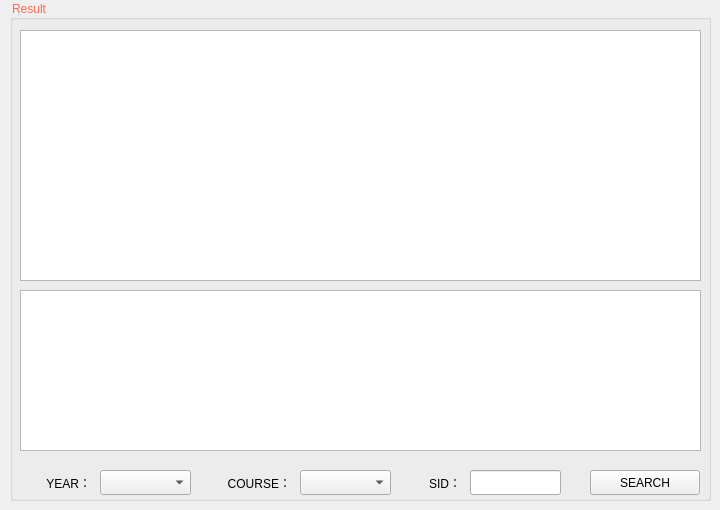
    <widget class="QWidget" name="tab_score">
     <attribute name="title">
      <string>Query Score</string>
     </attribute>
     <widget class="QGroupBox" name="groupBox">
      <property name="geometry">
       <rect>
        <x>10</x>
        <y>0</y>
        <width>701</width>
        <height>501</height>
       </rect>
      </property>
      <property name="styleSheet">
       <string notr="true">color:rgb(255, 106, 80);font: 16pt &quot;微软雅黑&quot;;</string>
      </property>
      <property name="title">
       <string>Result</string>
      </property>
      <widget class="QTableView" name="scoreview">
       <property name="geometry">
        <rect>
         <x>10</x>
         <y>30</y>
         <width>681</width>
         <height>251</height>
        </rect>
       </property>
       <property name="styleSheet">
        <string notr="true">color: rgb(0, 0, 0);font: 10pt &quot;微软雅黑&quot;;</string>
       </property>
       <property name="sortingEnabled">
        <bool>true</bool>
       </property>
       <attribute name="horizontalHeaderDefaultSectionSize">
        <number>80</number>
       </attribute>
       <attribute name="horizontalHeaderMinimumSectionSize">
        <number>75</number>
       </attribute>
      </widget>
      <widget class="QTableView" name="scoreview_vip">
       <property name="geometry">
        <rect>
         <x>10</x>
         <y>290</y>
         <width>681</width>
         <height>161</height>
        </rect>
       </property>
       <property name="styleSheet">
        <string notr="true">color: rgb(0, 0, 0);font: 10pt &quot;微软雅黑&quot;;</string>
       </property>
       <property name="textElideMode">
        <enum>Qt::ElideMiddle</enum>
       </property>
       <property name="sortingEnabled">
        <bool>true</bool>
       </property>
       <attribute name="horizontalHeaderDefaultSectionSize">
        <number>80</number>
       </attribute>
       <attribute name="horizontalHeaderMinimumSectionSize">
        <number>75</number>
       </attribute>
      </widget>
     </widget>
     <widget class="QLabel" name="label_2">
      <property name="geometry">
       <rect>
        <x>20</x>
        <y>470</y>
        <width>71</width>
        <height>25</height>
       </rect>
      </property>
      <property name="styleSheet">
       <string notr="true">font: 11pt &quot;微软雅黑&quot;;</string>
      </property>
      <property name="text">
       <string>YEAR：</string>
      </property>
      <property name="alignment">
       <set>Qt::AlignRight|Qt::AlignTrailing|Qt::AlignVCenter</set>
      </property>
     </widget>
     <widget class="QComboBox" name="comboBox_year">
      <property name="geometry">
       <rect>
        <x>100</x>
        <y>470</y>
        <width>91</width>
        <height>25</height>
       </rect>
      </property>
      <property name="styleSheet">
       <string notr="true">font: 11pt &quot;微软雅黑&quot;;</string>
      </property>
      <item>
       <property name="text">
        <string/>
       </property>
      </item>
      <item>
       <property name="text">
        <string>2016-2</string>
       </property>
      </item>
      <item>
       <property name="text">
        <string>2016-1</string>
       </property>
      </item>
     </widget>
     <widget class="QLabel" name="label_3">
      <property name="geometry">
       <rect>
        <x>210</x>
        <y>470</y>
        <width>81</width>
        <height>25</height>
       </rect>
      </property>
      <property name="styleSheet">
       <string notr="true">font: 11pt &quot;微软雅黑&quot;;</string>
      </property>
      <property name="text">
       <string>COURSE：</string>
      </property>
      <property name="alignment">
       <set>Qt::AlignRight|Qt::AlignTrailing|Qt::AlignVCenter</set>
      </property>
     </widget>
     <widget class="QComboBox" name="comboBox_course">
      <property name="geometry">
       <rect>
        <x>300</x>
        <y>470</y>
        <width>91</width>
        <height>25</height>
       </rect>
      </property>
      <property name="styleSheet">
       <string notr="true">font: 11pt &quot;微软雅黑&quot;;</string>
      </property>
      <item>
       <property name="text">
        <string/>
       </property>
      </item>
      <item>
       <property name="text">
        <string>ASP</string>
       </property>
      </item>
      <item>
       <property name="text">
        <string>C++</string>
       </property>
      </item>
      <item>
       <property name="text">
        <string>JAVA</string>
       </property>
      </item>
      <item>
       <property name="text">
        <string>JSP</string>
       </property>
      </item>
     </widget>
     <widget class="QLabel" name="label_4">
      <property name="geometry">
       <rect>
        <x>390</x>
        <y>470</y>
        <width>71</width>
        <height>25</height>
       </rect>
      </property>
      <property name="styleSheet">
       <string notr="true">font: 11pt &quot;微软雅黑&quot;;</string>
      </property>
      <property name="text">
       <string>SID：</string>
      </property>
      <property name="alignment">
       <set>Qt::AlignRight|Qt::AlignTrailing|Qt::AlignVCenter</set>
      </property>
     </widget>
     <widget class="QLineEdit" name="lineEdit_sid">
      <property name="geometry">
       <rect>
        <x>470</x>
        <y>470</y>
        <width>91</width>
        <height>25</height>
       </rect>
      </property>
      <property name="styleSheet">
       <string notr="true">font: 11pt &quot;微软雅黑&quot;;</string>
      </property>
     </widget>
     <widget class="QPushButton" name="pushButton_search">
      <property name="geometry">
       <rect>
        <x>590</x>
        <y>470</y>
        <width>110</width>
        <height>25</height>
       </rect>
      </property>
      <property name="styleSheet">
       <string notr="true">font: 11pt &quot;微软雅黑&quot;;</string>
      </property>
      <property name="text">
       <string>SEARCH</string>
      </property>
     </widget>
    </widget>
